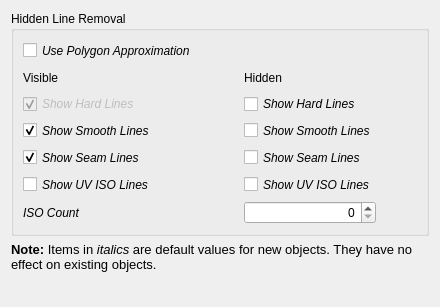
<?xml version="1.0" encoding="UTF-8"?>
<ui version="4.0">
 <class>TechDrawGui::DlgPrefsTechDrawHLRImp</class>
 <widget class="QWidget" name="TechDrawGui::DlgPrefsTechDrawHLRImp">
  <property name="geometry">
   <rect>
    <x>0</x>
    <y>0</y>
    <width>440</width>
    <height>307</height>
   </rect>
  </property>
  <property name="sizePolicy">
   <sizepolicy hsizetype="Preferred" vsizetype="Minimum">
    <horstretch>0</horstretch>
    <verstretch>0</verstretch>
   </sizepolicy>
  </property>
  <property name="windowTitle">
   <string>HLR</string>
  </property>
  <property name="toolTip">
   <string/>
  </property>
  <layout class="QVBoxLayout" name="verticalLayout_2">
   <item>
    <widget class="QGroupBox" name="gbMisc">
     <property name="sizePolicy">
      <sizepolicy hsizetype="Preferred" vsizetype="Preferred">
       <horstretch>0</horstretch>
       <verstretch>0</verstretch>
      </sizepolicy>
     </property>
     <property name="minimumSize">
      <size>
       <width>0</width>
       <height>225</height>
      </size>
     </property>
     <property name="maximumSize">
      <size>
       <width>16777215</width>
       <height>16777215</height>
      </size>
     </property>
     <property name="title">
      <string>Hidden Line Removal</string>
     </property>
     <layout class="QVBoxLayout" name="verticalLayout">
      <item>
       <layout class="QGridLayout" name="gridLayout_6">
        <item row="0" column="0">
         <widget class="Gui::PrefCheckBox" name="pcbPolygon">
          <property name="sizePolicy">
           <sizepolicy hsizetype="Preferred" vsizetype="Preferred">
            <horstretch>0</horstretch>
            <verstretch>0</verstretch>
           </sizepolicy>
          </property>
          <property name="font">
           <font>
            <italic>true</italic>
           </font>
          </property>
          <property name="toolTip">
           <string extracomment="ToolTip">Use an approximation to find hidden lines.
Fast, but result is a collection of short straight lines.</string>
          </property>
          <property name="text">
           <string>Use Polygon Approximation</string>
          </property>
          <property name="prefEntry" stdset="0">
           <cstring>UsePolygon</cstring>
          </property>
          <property name="prefPath" stdset="0">
           <cstring>Mod/TechDraw/HLR</cstring>
          </property>
         </widget>
        </item>
        <item row="1" column="0">
         <widget class="QLabel" name="label_17">
          <property name="text">
           <string>Visible</string>
          </property>
         </widget>
        </item>
        <item row="1" column="1">
         <spacer name="horizontalSpacer_2">
          <property name="orientation">
           <enum>Qt::Horizontal</enum>
          </property>
          <property name="sizeHint" stdset="0">
           <size>
            <width>40</width>
            <height>20</height>
           </size>
          </property>
         </spacer>
        </item>
       <item row="1" column="2">
         <widget class="QLabel" name="label_18">
          <property name="text">
           <string>Hidden</string>
          </property>
         </widget>
        </item>
        <item row="1" column="3">
         <spacer name="horizontalSpacer">
          <property name="orientation">
           <enum>Qt::Horizontal</enum>
          </property>
          <property name="sizeHint" stdset="0">
           <size>
            <width>40</width>
            <height>20</height>
           </size>
          </property>
         </spacer>
        </item>
        <item row="2" column="0">
         <widget class="Gui::PrefCheckBox" name="pcbHardViz">
          <property name="enabled">
           <bool>false</bool>
          </property>
          <property name="sizePolicy">
           <sizepolicy hsizetype="Preferred" vsizetype="Preferred">
            <horstretch>0</horstretch>
            <verstretch>0</verstretch>
           </sizepolicy>
          </property>
          <property name="font">
           <font>
            <italic>true</italic>
           </font>
          </property>
          <property name="focusPolicy">
           <enum>Qt::NoFocus</enum>
          </property>
          <property name="toolTip">
           <string extracomment="ToolTip">Show hard and outline edges (always shown)</string>
          </property>
          <property name="text">
           <string>Show Hard Lines</string>
          </property>
          <property name="checkable">
           <bool>true</bool>
          </property>
          <property name="checked">
           <bool>true</bool>
          </property>
          <property name="prefEntry" stdset="0">
           <cstring>HardViz</cstring>
          </property>
          <property name="prefPath" stdset="0">
           <cstring>Mod/TechDraw/HLR</cstring>
          </property>
         </widget>
        </item>
        <item row="2" column="2">
         <widget class="Gui::PrefCheckBox" name="pcbHardHid">
          <property name="sizePolicy">
           <sizepolicy hsizetype="Preferred" vsizetype="Preferred">
            <horstretch>0</horstretch>
            <verstretch>0</verstretch>
           </sizepolicy>
          </property>
          <property name="font">
           <font>
            <italic>true</italic>
           </font>
          </property>
          <property name="toolTip">
           <string extracomment="ToolTip">Show hidden hard and outline edges</string>
          </property>
          <property name="text">
           <string>Show Hard Lines</string>
          </property>
          <property name="prefEntry" stdset="0">
           <cstring>HardHid</cstring>
          </property>
          <property name="prefPath" stdset="0">
           <cstring>Mod/TechDraw/HLR</cstring>
          </property>
         </widget>
        </item>
        <item row="3" column="0">
         <widget class="Gui::PrefCheckBox" name="pcbSmoothViz">
          <property name="sizePolicy">
           <sizepolicy hsizetype="Preferred" vsizetype="Preferred">
            <horstretch>0</horstretch>
            <verstretch>0</verstretch>
           </sizepolicy>
          </property>
          <property name="font">
           <font>
            <italic>true</italic>
           </font>
          </property>
          <property name="toolTip">
           <string extracomment="ToolTip">Show smooth lines</string>
          </property>
          <property name="text">
           <string>Show Smooth Lines</string>
          </property>
          <property name="checked">
           <bool>true</bool>
          </property>
          <property name="prefEntry" stdset="0">
           <cstring>SmoothViz</cstring>
          </property>
          <property name="prefPath" stdset="0">
           <cstring>Mod/TechDraw/HLR</cstring>
          </property>
         </widget>
        </item>
        <item row="3" column="2">
         <widget class="Gui::PrefCheckBox" name="pcbSmoothHid">
          <property name="sizePolicy">
           <sizepolicy hsizetype="Preferred" vsizetype="Preferred">
            <horstretch>0</horstretch>
            <verstretch>0</verstretch>
           </sizepolicy>
          </property>
          <property name="font">
           <font>
            <italic>true</italic>
           </font>
          </property>
          <property name="toolTip">
           <string extracomment="ToolTip">Show hidden smooth edges</string>
          </property>
          <property name="text">
           <string>Show Smooth Lines</string>
          </property>
          <property name="prefEntry" stdset="0">
           <cstring>SmoothHid</cstring>
          </property>
          <property name="prefPath" stdset="0">
           <cstring>Mod/TechDraw/HLR</cstring>
          </property>
         </widget>
        </item>
        <item row="4" column="0">
         <widget class="Gui::PrefCheckBox" name="pcbSeamViz">
          <property name="sizePolicy">
           <sizepolicy hsizetype="Preferred" vsizetype="Preferred">
            <horstretch>0</horstretch>
            <verstretch>0</verstretch>
           </sizepolicy>
          </property>
          <property name="font">
           <font>
            <italic>true</italic>
           </font>
          </property>
          <property name="toolTip">
           <string extracomment="ToolTip">Show seam lines</string>
          </property>
          <property name="text">
           <string>Show Seam Lines</string>
          </property>
          <property name="checked">
           <bool>true</bool>
          </property>
          <property name="prefEntry" stdset="0">
           <cstring>SeamViz</cstring>
          </property>
          <property name="prefPath" stdset="0">
           <cstring>Mod/TechDraw/HLR</cstring>
          </property>
         </widget>
        </item>
        <item row="4" column="2">
         <widget class="Gui::PrefCheckBox" name="pcbSeamHid">
          <property name="sizePolicy">
           <sizepolicy hsizetype="Preferred" vsizetype="Preferred">
            <horstretch>0</horstretch>
            <verstretch>0</verstretch>
           </sizepolicy>
          </property>
          <property name="font">
           <font>
            <italic>true</italic>
           </font>
          </property>
          <property name="toolTip">
           <string extracomment="ToolTip">Show hidden seam lines</string>
          </property>
          <property name="text">
           <string>Show Seam Lines</string>
          </property>
          <property name="prefEntry" stdset="0">
           <cstring>SeamHid</cstring>
          </property>
          <property name="prefPath" stdset="0">
           <cstring>Mod/TechDraw/HLR</cstring>
          </property>
         </widget>
        </item>
        <item row="5" column="0">
         <widget class="Gui::PrefCheckBox" name="pcbIsoViz">
          <property name="sizePolicy">
           <sizepolicy hsizetype="Preferred" vsizetype="Preferred">
            <horstretch>0</horstretch>
            <verstretch>0</verstretch>
           </sizepolicy>
          </property>
          <property name="font">
           <font>
            <italic>true</italic>
           </font>
          </property>
          <property name="toolTip">
           <string extracomment="ToolTip">Make lines of equal parameterization</string>
          </property>
          <property name="text">
           <string>Show UV ISO Lines</string>
          </property>
          <property name="prefEntry" stdset="0">
           <cstring>IsoViz</cstring>
          </property>
          <property name="prefPath" stdset="0">
           <cstring>Mod/TechDraw/HLR</cstring>
          </property>
         </widget>
        </item>
        <item row="5" column="2">
         <widget class="Gui::PrefCheckBox" name="pcbIsoHid">
          <property name="sizePolicy">
           <sizepolicy hsizetype="Preferred" vsizetype="Preferred">
            <horstretch>0</horstretch>
            <verstretch>0</verstretch>
           </sizepolicy>
          </property>
          <property name="font">
           <font>
            <italic>true</italic>
           </font>
          </property>
          <property name="toolTip">
           <string extracomment="ToolTip">Show hidden equal parameterization lines</string>
          </property>
          <property name="text">
           <string>Show UV ISO Lines</string>
          </property>
          <property name="prefEntry" stdset="0">
           <cstring>IsoHid</cstring>
          </property>
          <property name="prefPath" stdset="0">
           <cstring>Mod/TechDraw/HLR</cstring>
          </property>
         </widget>
        </item>
        <item row="6" column="0">
         <widget class="QLabel" name="label_19">
          <property name="minimumSize">
           <size>
            <width>0</width>
            <height>0</height>
           </size>
          </property>
          <property name="font">
           <font>
            <italic>true</italic>
           </font>
          </property>
          <property name="text">
           <string>ISO Count</string>
          </property>
         </widget>
        </item>
        <item row="6" column="2">
         <widget class="Gui::PrefSpinBox" name="psbIsoCount">
          <property name="sizePolicy">
           <sizepolicy hsizetype="Preferred" vsizetype="Preferred">
            <horstretch>0</horstretch>
            <verstretch>0</verstretch>
           </sizepolicy>
          </property>
          <property name="maximumSize">
           <size>
            <width>140</width>
            <height>16777215</height>
           </size>
          </property>
          <property name="toolTip">
           <string extracomment="ToolTip">Number of ISO lines per face edge</string>
          </property>
          <property name="alignment">
           <set>Qt::AlignRight</set>
          </property>
          <property name="prefEntry" stdset="0">
           <cstring>IsoCount</cstring>
          </property>
          <property name="prefPath" stdset="0">
           <cstring>Mod/TechDraw/HLR</cstring>
          </property>
         </widget>
        </item>
        </layout>
      </item>
     </layout>
    </widget>
   </item>
   <item>
    <widget class="QLabel" name="label_20">
     <property name="font">
      <font>
       <pointsize>10</pointsize>
       <italic>false</italic>
      </font>
     </property>
     <property name="text">
      <string>&lt;html&gt;&lt;head/&gt;&lt;body&gt;&lt;p&gt;&lt;span style=" font-weight:600;"&gt;Note:&lt;/span&gt; Items in &lt;span style=" font-style:italic;"&gt;italics&lt;/span&gt; are default values for new objects. They have no effect on existing objects.&lt;/p&gt;&lt;/body&gt;&lt;/html&gt;</string>
     </property>
     <property name="wordWrap">
      <bool>true</bool>
     </property>
    </widget>
   </item>
   <item>
    <spacer name="verticalSpacer">
     <property name="orientation">
      <enum>Qt::Vertical</enum>
     </property>
     <property name="sizeHint" stdset="0">
      <size>
       <width>20</width>
       <height>20</height>
      </size>
     </property>
    </spacer>
   </item>
  </layout>
 </widget>
 <customwidgets>
  <customwidget>
   <class>Gui::PrefSpinBox</class>
   <extends>QSpinBox</extends>
   <header>Gui/PrefWidgets.h</header>
  </customwidget>
  <customwidget>
   <class>Gui::PrefCheckBox</class>
   <extends>QCheckBox</extends>
   <header>Gui/PrefWidgets.h</header>
  </customwidget>
 </customwidgets>
 <resources/>
 <connections/>
</ui>
